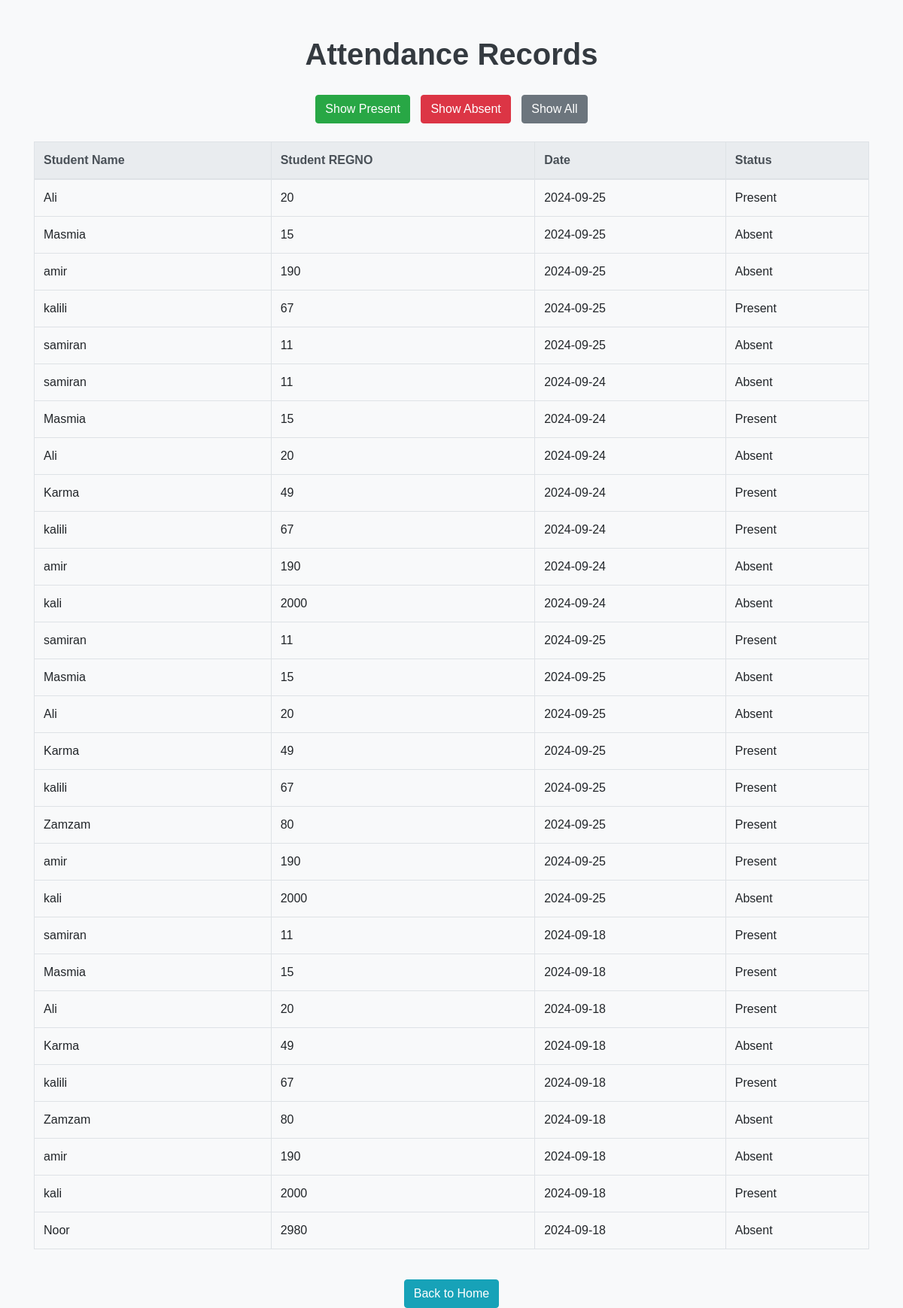
The page /check on the database its author committed.
### app.py (models this page shows, shortened)
class Attendance(db.Model):
    id = db.Column(db.Integer, primary_key=True)
    student_regno = db.Column(db.String(10), db.ForeignKey('student.REGNO'), nullable=False)
    date = db.Column(db.Date, nullable=False)
    status = db.Column(db.String(10), nullable=False)

class Student(db.Model):
    REGNO = db.Column(db.String(10), primary_key=True)
    StudentName = db.Column(db.String(100), nullable=False)
    Gender = db.Column(db.String(10), nullable=False)

### app.py (the view)
@app.route('/check', methods=['GET'])
def check():
    status_filter = request.args.get('status', None)
    if status_filter == 'present':
        attendance_records = db.session.query(Attendance, Student).join(Student).filter(Attendance.status == 'Present').all()
    elif status_filter == 'absent':
        attendance_records = db.session.query(Attendance, Student).join(Student).filter(Attendance.status == 'Absent').all()
    else:
        attendance_records = db.session.query(Attendance, Student).join(Student).all()
    print("Retrieved Attendance Records:", attendance_records)
    return render_template('check.html', attendance_records=attendance_records)

### templates/check.html (shortened to what this page needs)
<!DOCTYPE html>
<html lang="en">
<head>
    <link rel="stylesheet" href="https://stackpath.bootstrapcdn.com/bootstrap/4.5.2/css/bootstrap.min.css">
</head>
<body>
    <div class="container mt-5">
        <h1 class="text-center">Attendance Records</h1>
        <div class="text-center mb-4 filter-buttons">
            <a href="/check?status=present" class="btn btn-success">Show Present</a>
            <a href="/check?status=absent" class="btn btn-danger">Show Absent</a>
            <a href="/check" class="btn btn-secondary">Show All</a>
        </div>
        <div class="table-responsive">
            <table class="table table-bordered">
                <thead class="thead-light">
                    <tr>
                        <th>Student Name</th>
                        <th>Student REGNO</th>
                        <th>Date</th>
                        <th>Status</th>
                    </tr>
                </thead>
                <tbody>
                    {% for attendance, student in attendance_records %}
                        <tr>
                            <td>{{ student.StudentName }}</td>
                            <td>{{ attendance.student_regno }}</td>
                            <td>{{ attendance.date }}</td>
                            <td>{{ attendance.status }}</td>
                        </tr>
                    {% else %}
                        <tr>
                            <td colspan="4" class="text-center">No attendance records found.</td>
                        </tr>
                    {% endfor %}
                </tbody>
            </table>
        </div>
        <div class="text-center mt-4 footer">
            <a href="/" class="btn btn-info">Back to Home</a>
        </div>
    </div>
</body>
</html>

### templates/check.html (style rules this page uses)
body { background-color: #f8f9fa; font-family: 'Arial', sans-serif; }
h1 { color: #343a40; margin-bottom: 30px; font-weight: bold; }
.filter-buttons a { margin: 0 5px; }
.table-responsive { margin-top: 20px; }
.table thead th { background-color: #007bff; color: white; }
.btn { transition: background-color 0.3s, color 0.3s; }
.footer { margin-top: 40px; }

### rows shown on the page
Attendance: StudentName "Ali", student_regno "20", date "2024-09-25", status "Present"
Attendance: StudentName "Masmia", student_regno "15", date "2024-09-25", status "Absent"
Attendance: StudentName "amir", student_regno "190", date "2024-09-25", status "Absent"
Attendance: StudentName "kalili", student_regno "67", date "2024-09-25", status "Present"
Attendance: StudentName "samiran", student_regno "11", date "2024-09-25", status "Absent"
Attendance: StudentName "samiran", student_regno "11", date "2024-09-24", status "Absent"
Attendance: StudentName "Masmia", student_regno "15", date "2024-09-24", status "Present"
Attendance: StudentName "Ali", student_regno "20", date "2024-09-24", status "Absent"
Attendance: StudentName "Karma", student_regno "49", date "2024-09-24", status "Present"
Attendance: StudentName "kalili", student_regno "67", date "2024-09-24", status "Present"
Attendance: StudentName "amir", student_regno "190", date "2024-09-24", status "Absent"
Attendance: StudentName "kali", student_regno "2000", date "2024-09-24", status "Absent"
Attendance: StudentName "samiran", student_regno "11", date "2024-09-25", status "Present"
Attendance: StudentName "Masmia", student_regno "15", date "2024-09-25", status "Absent"
Attendance: StudentName "Ali", student_regno "20", date "2024-09-25", status "Absent"
Attendance: StudentName "Karma", student_regno "49", date "2024-09-25", status "Present"
Attendance: StudentName "kalili", student_regno "67", date "2024-09-25", status "Present"
Attendance: StudentName "Zamzam", student_regno "80", date "2024-09-25", status "Present"
Attendance: StudentName "amir", student_regno "190", date "2024-09-25", status "Present"
Attendance: StudentName "kali", student_regno "2000", date "2024-09-25", status "Absent"
Attendance: StudentName "samiran", student_regno "11", date "2024-09-18", status "Present"
Attendance: StudentName "Masmia", student_regno "15", date "2024-09-18", status "Present"
Attendance: StudentName "Ali", student_regno "20", date "2024-09-18", status "Present"
Attendance: StudentName "Karma", student_regno "49", date "2024-09-18", status "Absent"
Attendance: StudentName "kalili", student_regno "67", date "2024-09-18", status "Present"
Attendance: StudentName "Zamzam", student_regno "80", date "2024-09-18", status "Absent"
Attendance: StudentName "amir", student_regno "190", date "2024-09-18", status "Absent"
Attendance: StudentName "kali", student_regno "2000", date "2024-09-18", status "Present"
Attendance: StudentName "Noor", student_regno "2980", date "2024-09-18", status "Absent"
